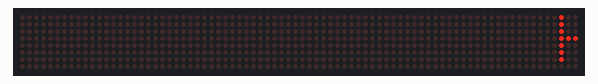
Bench run of a program on a simulated ESP8266 (Wemos D1 mini). Parts: 80×8 LED matrix. WiFi joins after 1.5 s; servers stay silent unless stated; no MQTT or app messages arrive unless stated; what the program prints to the serial monitor is not drawn.

Above: at 2.14 s.
At 2.83 s:
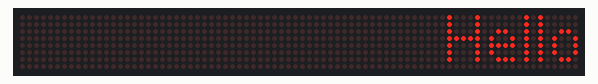
At 3.22 s:
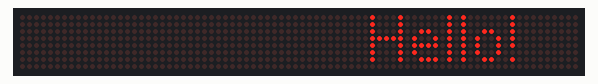
At 3.59 s:
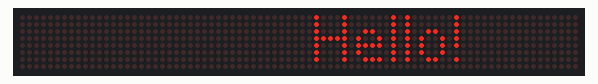
At 4.43 s:
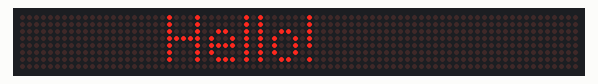
At 5.27 s:
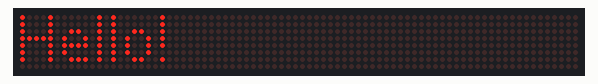

The program:

main.cpp
```cpp
#include <Arduino.h>
#include <ArduinoOTA.h>
#include <DHT.h>
#include <ESP8266WebServer.h>
#include <ESP8266WiFi.h>
#include <ESP8266mDNS.h>
#include <MD_MAX72xx.h>
#include <MD_Parola.h>
#include <PubSubClient.h>
#include <SPI.h>
#include <SoftwareSerial.h>
#include <Wire.h>

#include "Adafruit_CCS811.h"

#if __has_include("secrets.h")
#include "secrets.h"
#else
#define WIFI_AP_SSID "SSID"
#define WIFI_AP_PASS "PASS"
#define MDNS_NAME "HOSTNAME"
#define MQTT_SERVER "10.0.0.10"
#define MQTT_USER "USER"
#define MQTT_PASS "PASS"
#define MQTT_PORT 1883
#endif

#define DHT_PIN D6
#define PMS_RX D3
#define PMS_TX D4
#define MD_MAX_CS D8
#define MD_MAX_DEVICES 10
#define MD_MAX_SPEED 40

MD_Parola P(MD_MAX72XX::FC16_HW, MD_MAX_CS, MD_MAX_DEVICES);
SoftwareSerial pmsSerial(PMS_RX, PMS_TX);

struct pms5003data {
  uint16_t framelen;
  uint16_t pm10_standard, pm25_standard, pm100_standard;
  uint16_t pm10_env, pm25_env, pm100_env;
  uint16_t particles_03um, particles_05um, particles_10um, particles_25um,
      particles_50um, particles_100um;
  uint16_t unused;
  uint16_t checksum;
};

struct pms5003data data;
ESP8266WebServer server(80);
DHT dht(DHT_PIN, DHT11);
WiFiClient espClient;
PubSubClient client(espClient);

char buf[2048] = {0};
Adafruit_CCS811 ccs;
String res = "";

bool readPMSdata(Stream *s) {
  if (!s->available()) {
    return false;
  }

  if (s->peek() != 0x42) {
    s->read();
    return false;
  }

  if (s->available() < 32) {
    return false;
  }

  uint8_t buffer[32];
  uint16_t sum = 0;
  s->readBytes(buffer, 32);

  for (uint8_t i = 0; i < 30; i++) {
    sum += buffer[i];
  }

  uint16_t buffer_u16[15];
  for (uint8_t i = 0; i < 15; i++) {
    buffer_u16[i] = buffer[2 + i * 2 + 1];
    buffer_u16[i] += (buffer[2 + i * 2] << 8);
  }

  memcpy((void *)&data, (void *)buffer_u16, 30);

  if (sum != data.checksum) {
    Serial.println("Checksum failure");
    return false;
  }
  return true;
}

void initWiFi() {
  WiFi.mode(WIFI_STA);
  WiFi.begin(WIFI_AP_SSID, WIFI_AP_PASS);
  while (WiFi.status() != WL_CONNECTED) {
    delay(1000);
  }
  WiFi.setAutoReconnect(true);
  WiFi.persistent(true);
  MDNS.begin(MDNS_NAME);
  server.on("/", []() { server.send(200, "text/plain", res.c_str()); });
  server.begin();
}

void reconnect() {
  while (!client.connected()) {
    Serial.print("Attempting MQTT connection...");
    if (client.connect("ESP8266Client", MQTT_USER, MQTT_PASS)) {
    } else {
      delay(5000);
    }
  }
}

void setup() {
  Serial.begin(9600);
  client.setServer(MQTT_SERVER, MQTT_PORT);

  ArduinoOTA.begin();

  pinMode(DHT_PIN, INPUT);
  Wire.begin();
  ccs.begin();

  pmsSerial.begin(9600);
  initWiFi();
  P.begin();
  P.setCharSpacing(1);
  P.setTextAlignment(PA_CENTER);
  P.setIntensity(15);
  dht.begin();
  sprintf(buf, "Hello!");
  P.displayScroll(buf, PA_CENTER, PA_SCROLL_LEFT, MD_MAX_SPEED);
  ccs.setDriveMode(CCS811_DRIVE_MODE_1SEC);
}

void loop() {
  if (!client.connected()) {
    reconnect();
  }

  while (!P.displayAnimate()) {
    client.loop();
    ArduinoOTA.handle();
    server.handleClient();
  }

  if (readPMSdata(&Serial)) {
    int co, tvoc;
    double hum, temp;

    ccs.setEnvironmentalData(dht.readHumidity(), dht.readTemperature());
    ccs.readData();

    co = ccs.geteCO2();
    tvoc = ccs.getTVOC();
    hum = dht.readHumidity();
    temp = dht.readTemperature(true);

    sprintf(buf,
            // "0.3um:%d  0.5um:%d  1.0um:%d  2.5um:%d  5.0um:%d  10.0um:%d "
            "PM1.0: %d  PM2.5: %d  PM10.0: %d  "  //  PM1.0(E):%d  PM2."
            "Temp: %.1f  Hum: %.1f  "
            "C02: %d  TVOC: %d  ",
            // data.particles_03um, data.particles_05um, data.particles_10um,
            // data.particles_25um, data.particles_50um, data.particles_100um,
            data.pm10_standard, data.pm25_standard, data.pm100_standard,
            // data.pm10_env, data.pm25_env, data.pm100_env,
            temp, hum, co, tvoc);

    client.publish("sensor/temperature", String(temp).c_str(), false);
    client.publish("sensor/humidity", String(hum).c_str(), false);
    client.publish("sensor/co2", String(co).c_str(), false);
    client.publish("sensor/tvoc", String(tvoc).c_str(), false);
    client.publish("sensor/pm1", String(data.pm10_standard).c_str(), false);
    client.publish("sensor/pm2.5", String(data.pm25_standard).c_str(), false);
    client.publish("sensor/pm10", String(data.pm100_standard).c_str(), false);

    res = String(buf);
    P.displayScroll(buf, PA_CENTER, PA_SCROLL_LEFT, MD_MAX_SPEED);
  }
}
```
